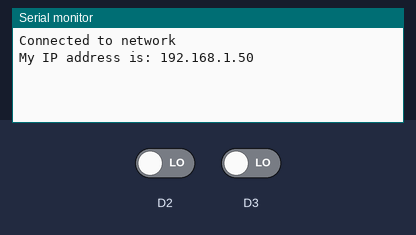
A sketch run on a simulated Arduino MKR. Shown: the last lines printed to the serial monitor. The inputs (shaded band) are chosen by the test bench; at power-on: D2 LOW, D3 LOW. WiFi joins after 1.5 s; servers stay silent unless stated; uploads are accepted with an empty reply; not simulated (calls return 0 or success): arduino_secrets.h.

Above: at 2.7 s.
2.8 s: D2 driven HIGH
At 3.4 s:
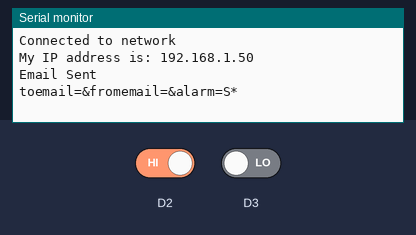
4.5 s: D3 driven HIGH
At 5.9 s:
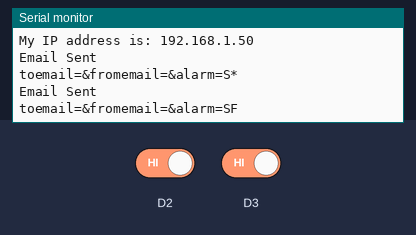
6.2 s: D2 driven LOW
At 7.2 s:
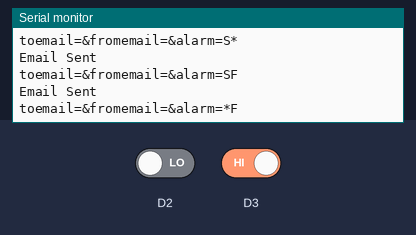

Measured:
- after the input at 2.8 s, the serial monitor: prints a new line after 0.20 s (image 1)
- after the input at 4.5 s, the serial monitor: prints a new line after 0.20 s (image 2)
- after the input at 6.2 s, the serial monitor: prints a new line after 0.20 s (image 3)

The sketch:

AlarmAlertEmail.ino
```cpp
#include <SPI.h>
#include <WiFi101.h>
#include "arduino_secrets.h"


// Update these with values suitable for your hardware/network.
byte mac[]    = {  0xDE, 0xED, 0xBA, 0xFE, 0xFE, 0xEB };
IPAddress server(192, 168, 1, 26);

// WiFi card example
char ssid[] = WSSID;    // your SSID
char pass[] = WPSWD;       // your SSID Password

String postData;

String lastData = "";

WiFiClient client;

void setup() {

  Serial.begin(9600);

  pinMode(2,INPUT);
  pinMode(3,INPUT);

  //WiFi.setPins(53,48,49);
  int status = WiFi.begin(ssid, pass);
  if ( status != WL_CONNECTED) {
    Serial.println("Couldn't get a wifi connection");
    while(true);
  }
  // print out info about the connection:
  else {
    Serial.println("Connected to network");
    IPAddress ip = WiFi.localIP();
    Serial.print("My IP address is: ");
    Serial.println(ip);
  }

}

void loop() {

  String alertStr = "";
  if (digitalRead(2) == HIGH) {
    alertStr = "S";
  } else {
    alertStr = "*";
  }
  if (digitalRead(3) == HIGH) {
    alertStr += "F";
  } else {
    alertStr += "*";
  }
  String postVariable = "toemail=";
  postVariable += TOEMAIL;
  postVariable += "&fromemail=";
  postVariable += FROMEMAIL;
  postVariable += "&alarm=";
  postData = postVariable + alertStr;
  if (lastData != postData && alertStr != "**"){
    lastData = postData;
    if (client.connect(server, 80)) {
      client.println("POST /alarm/alarm-email.php HTTP/1.1");
      client.println("Host: www.tjfhome.net");
      client.println("Content-Type: application/x-www-form-urlencoded");
      client.print("Content-Length: ");
      client.println(postData.length());
      client.println();
      client.print(postData);

      Serial.println("Email Sent");
      Serial.println(postData);
    }

    if (client.connected()) {
      client.stop();
    }
  }

}
```
